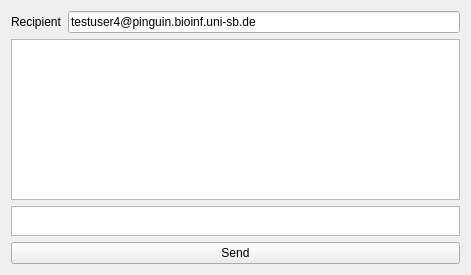
<?xml version="1.0" encoding="UTF-8"?>
<ui version="4.0">
 <class>XMPPWidget</class>
 <widget class="QWidget" name="XMPPWidget">
  <property name="geometry">
   <rect>
    <x>0</x>
    <y>0</y>
    <width>471</width>
    <height>275</height>
   </rect>
  </property>
  <property name="windowTitle">
   <string>Chat Window</string>
  </property>
  <layout class="QVBoxLayout" name="verticalLayout">
   <item>
    <layout class="QHBoxLayout" name="horizontalLayout">
     <item>
      <widget class="QLabel" name="label">
       <property name="text">
        <string>Recipient</string>
       </property>
      </widget>
     </item>
     <item>
      <widget class="QLineEdit" name="recipient">
       <property name="text">
        <string>testuser4@pinguin.bioinf.uni-sb.de</string>
       </property>
      </widget>
     </item>
    </layout>
   </item>
   <item>
    <widget class="QTextEdit" name="history"/>
   </item>
   <item>
    <widget class="QTextEdit" name="message">
     <property name="sizePolicy">
      <sizepolicy hsizetype="Expanding" vsizetype="Fixed">
       <horstretch>0</horstretch>
       <verstretch>0</verstretch>
      </sizepolicy>
     </property>
     <property name="maximumSize">
      <size>
       <width>16777215</width>
       <height>30</height>
      </size>
     </property>
    </widget>
   </item>
   <item>
    <widget class="QPushButton" name="pushButton">
     <property name="text">
      <string>Send</string>
     </property>
    </widget>
   </item>
  </layout>
 </widget>
 <resources/>
 <connections>
  <connection>
   <sender>pushButton</sender>
   <signal>clicked()</signal>
   <receiver>XMPPWidget</receiver>
   <slot>sendMessage()</slot>
   <hints>
    <hint type="sourcelabel">
     <x>412</x>
     <y>279</y>
    </hint>
    <hint type="destinationlabel">
     <x>239</x>
     <y>150</y>
    </hint>
   </hints>
  </connection>
 </connections>
 <slots>
  <slot>sendMessage()</slot>
 </slots>
</ui>
